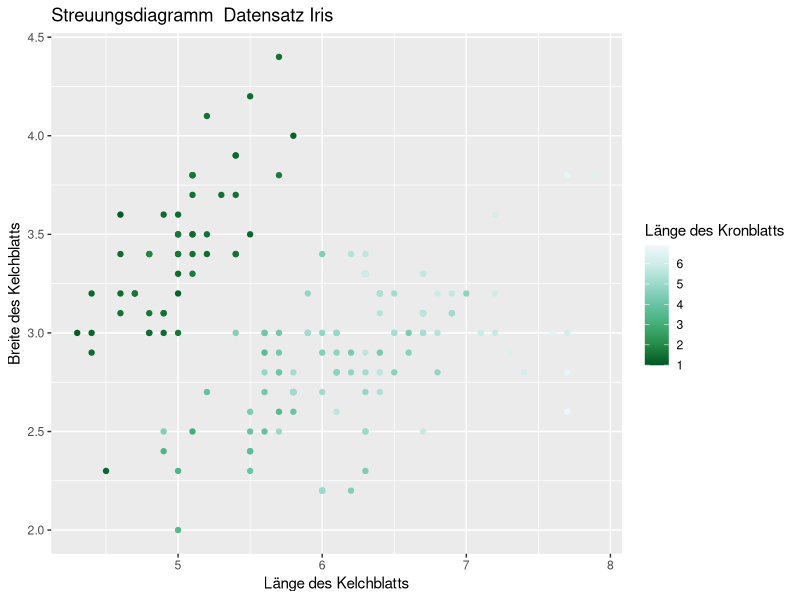
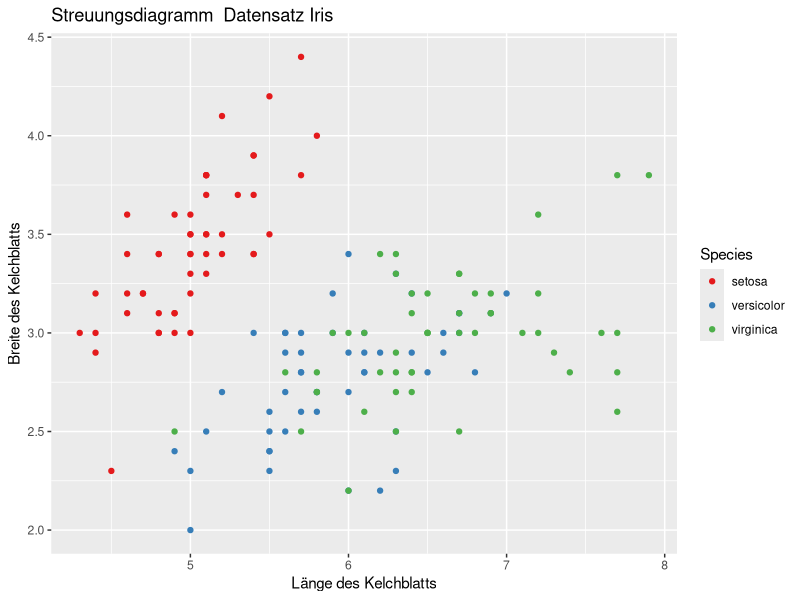
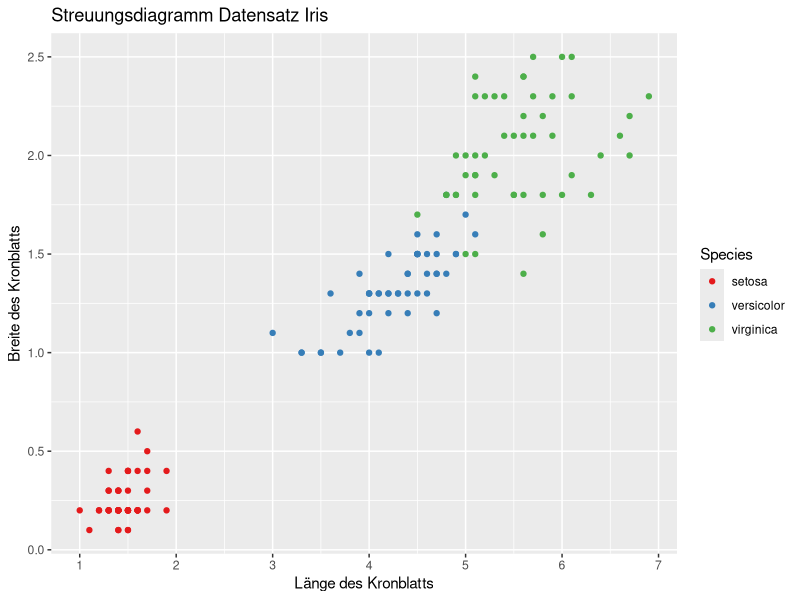
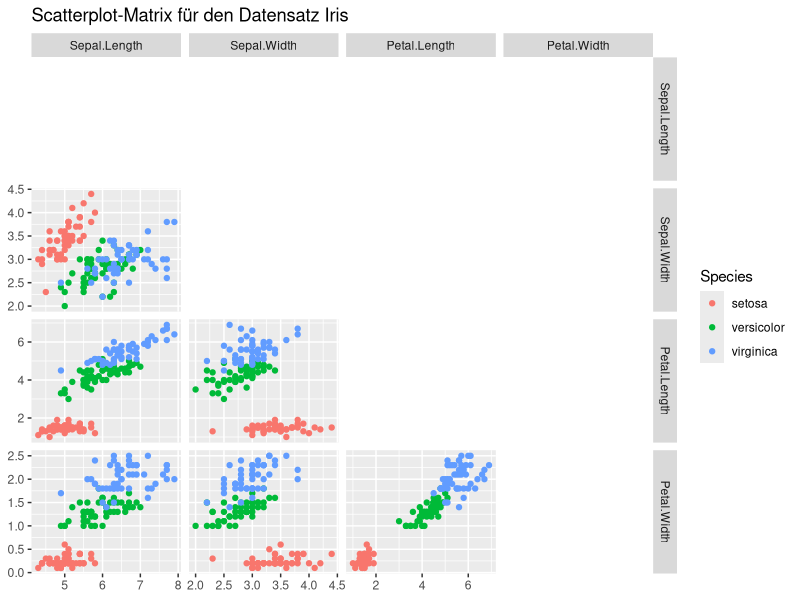
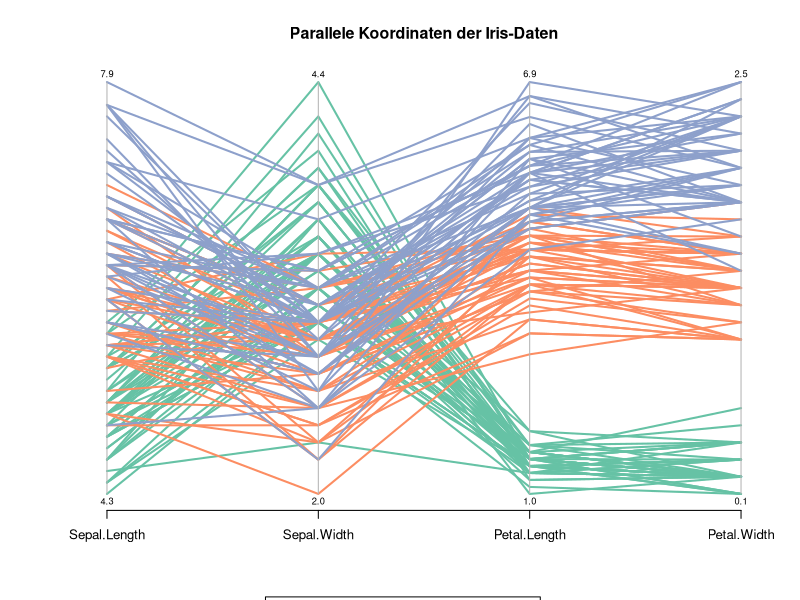
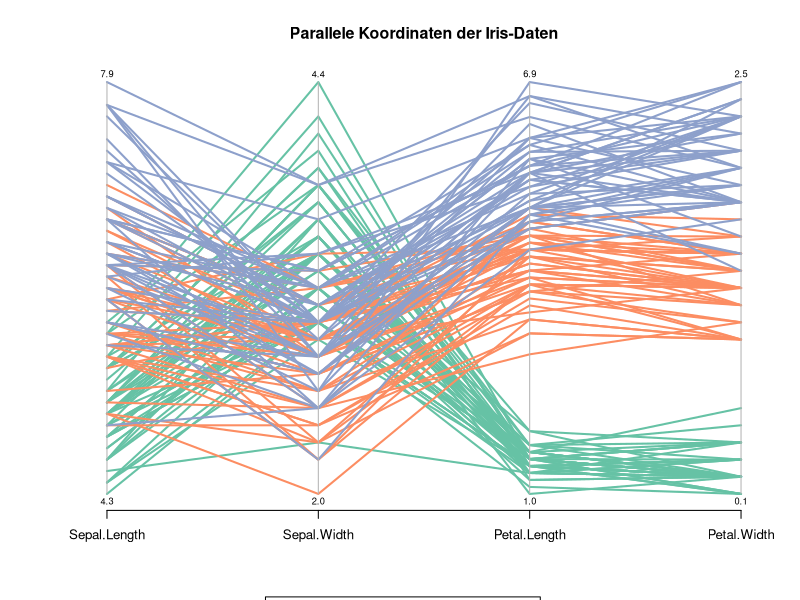
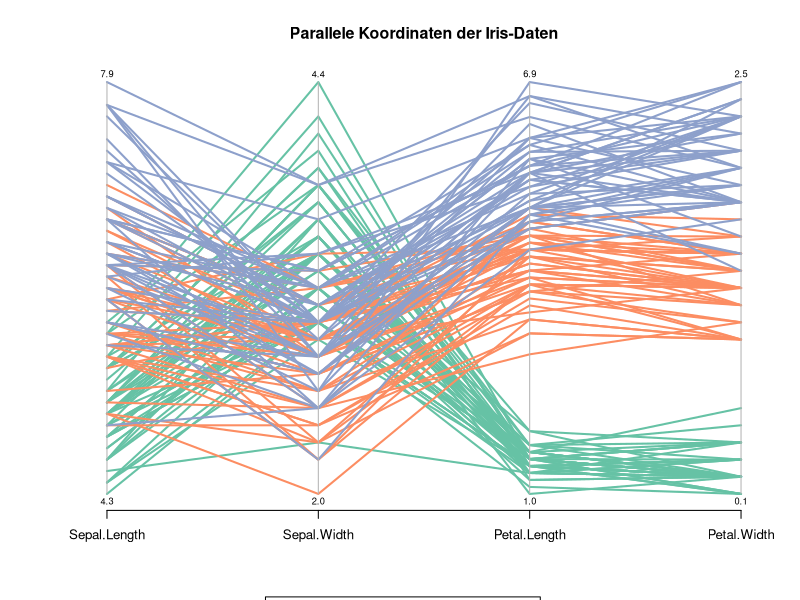

R code for these plots, in order:
## ---- chunk 1
knitr::opts_chunk$set(echo = TRUE)
library(knitr)

library(tidyverse)
library(GGally)

library(RColorBrewer)
# MASS für die Funktion parcoord
library(MASS)
myPalette <- brewer.pal(8, "Set2")
# Ausgabe von double-Werte mit  zwei Stellen hinter dem Komma
options(digits=3)
## ---- chunk 2
iris <- datasets::iris

# Die Spalte mit den Spezies ausschließen
iris2 <- iris[,-5]
# Die Spalte 5 enthält die Information zu den Spezies,
# wir speichern sie auf species_labels.
species_labels <- iris[,5]
# Drei Farben aus unserer Farbpalette für das Markieren der drei Spezies speichern
species_col <- myPalette[as.numeric(species_labels)]
## ---- chunk 3
ggplot(iris) + 
  geom_point(mapping=aes(x = Sepal.Length, 
                         y = Sepal.Width, 
                         color = Petal.Length)) +
  scale_x_continuous(breaks = seq(0.0, 8.0)) + 
  scale_color_distiller(palette="BuGn") +
  labs(
         title="Streuungsdiagramm  Datensatz Iris",
         x = "Länge des Kelchblatts",
         y = "Breite des Kelchblatts",
         color = "Länge des Kronblatts"
  )
## ---- chunk 4
ggplot(iris) + 
  geom_point(mapping=aes(x = Sepal.Length, 
                         y = Sepal.Width, 
                         color = Species)) +
  scale_x_continuous(breaks = seq(0.0, 8.0)) + 
  scale_color_brewer(palette = "Set1") +
  labs(
         title="Streuungsdiagramm  Datensatz Iris",
         x = "Länge des Kelchblatts",
         y = "Breite des Kelchblatts"
  ) 
## ---- chunk 5
petal.Plot <- ggplot(iris) + 
  geom_point(mapping=aes(x = Petal.Length, 
                         y = Petal.Width, 
                         color = Species)) +
  scale_x_continuous(breaks = seq(0.0, 8.0)) + 
  scale_color_brewer(palette = "Set1") +
  labs(
         title="Streuungsdiagramm Datensatz Iris",
         x = "Länge des Kronblatts",
         y = "Breite des Kronblatts"         
  ) 

petal.Plot
## ---- chunk 6
ggpairs(iris,
        columns=1:4,
        title="Scatterplot-Matrix für den Datensatz Iris",
        aes(color = Species),
        legend = c(2,1),
        diag = "blank",
        upper = "blank")
## ---- chunk 7
par(las = 1, mar = c(5.5, 5, 4, 2) + 0.1, cex = .8)
parcoord(iris2, col = species_col, var.label = TRUE, lwd = 2,
         main="Parallele Koordinaten der Iris-Daten")

# Eine Legende
par(xpd = TRUE)
legend(x = 1.75, y = -.25, cex = 1,
      legend = as.character(levels(species_labels)),
      fill = unique(species_col), horiz = TRUE)
par(xpd = NA)

parcoord(iris2, col = species_col, var.label = TRUE, lwd = 2,
         main="Parallele Koordinaten der Iris-Daten")
par(xpd = TRUE)
legend(x = 1.75, y = -.25, cex = 1,
      legend = as.character(levels(species_labels)),
      fill = unique(species_col), horiz = TRUE)
par(xpd = NA)

png(file="images/irisPC.png",
    units = "cm", width=16, height=9, res=300)
par(las = 1, mar = c(5.5, 5, 4, 2) + 0.1, cex = .8)
parcoord(iris2, col = species_col, var.label = TRUE, lwd = 2,
         main="Parallele Koordinaten der Iris-Daten")
par(xpd = TRUE)
legend(x = 1.75, y = -.25, cex = 1,
      legend = as.character(levels(species_labels)),
      fill = unique(species_col), horiz = TRUE)
par(xpd = NA)
dev.off()
